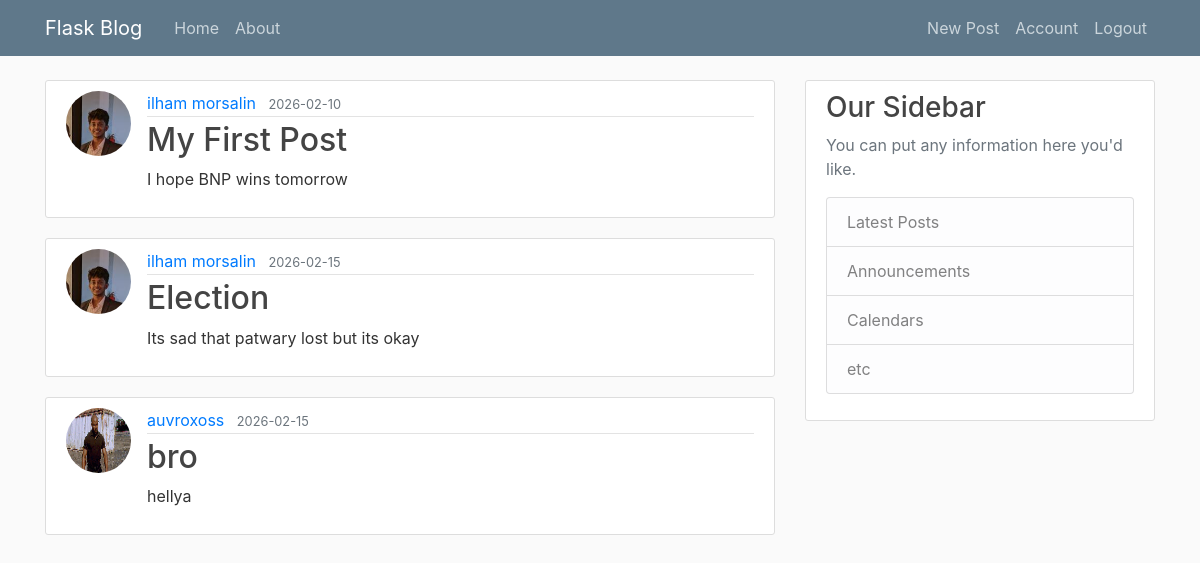
Page / (signed in) on the committed database.
### flaskblog/models.py (models this page shows, shortened)
class Post(db.Model):
    id=db.Column(db.Integer , primary_key=True)
    title = db.Column(db.String(100) , nullable=False)
    date_posted= db.Column(db.DateTime , nullable=False , default=datetime.utcnow)
    content= db.Column(db.Text , nullable = False , )
    user_id= db.Column(db.Integer , db.ForeignKey('user.id') , nullable = False)

class User(db.Model , UserMixin):
    id = db.Column(db.Integer , primary_key=True)
    username = db.Column(db.String(20), unique=True, nullable=False)
    email = db.Column(db.String(120), unique=True, nullable=False)
    image_file = db.Column(db.String(20),nullable=False, default = 'default.jpg' )
    password= db.Column(db.String(60), nullable=False)
    posts= db.relationship('Post' , backref = 'author' , lazy=True)

### flaskblog/routes.py (the view)
@app.route("/")
def home():
    posts= Post.query.all()
    return render_template('home.html',posts=posts)

### flaskblog/models.py (called while the page is built)
@login_manager.user_loader
def load_user(user_id):
    return User.query.get(int(user_id))

### flaskblog/templates/home.html
{% extends "layout.html" %}
{% block content %}
    {% for post in posts %}
        <article class="media content-section">
            <img class="rounded-circle article-img" src="{{ url_for('static' , filename='profile_pics/' + post.author.image_file) }}" >
            <div class="media-body">
                <div class="article-metadata">
                <a class="mr-2" href="#">{{ post.author.username }}</a>
                <small class="text-muted">{{ post.date_posted.strftime('%Y-%m-%d') }}</small>
                </div>
                <h2><a class="article-title" href="{{url_for('post' , post_id=post.id)}}">{{ post.title }}</a></h2>
                <p class="article-content">{{ post.content }}</p>
            </div>
        </article>
    {% endfor %}
{% endblock content %}

### flaskblog/static/main.css (style rules this page uses)
body { background: #fafafa; color: #333333; margin-top: 5rem; }
h1, h2, h3, h4, h5, h6 { color: #444444; }
.content-section { background: #ffffff; padding: 10px 20px; border: 1px solid #dddddd; border-radius: 3px; margin-bottom: 20px; }
.article-title { color: #444444; }
.article-content { white-space: pre-line; }
.article-img { height: 65px; width: 65px; margin-right: 16px; }
.article-metadata { padding-bottom: 1px; margin-bottom: 4px; border-bottom: 1px solid #e3e3e3 }

### rows in the picture
Post: image_file (picture), author.username "ilham morsalin", date_posted "2026-02-10", title "My First Post", content "I hope BNP wins tomorrow"
Post: image_file (picture), author.username "ilham morsalin", date_posted "2026-02-15", title "Election", content "Its sad that patwary lost but its okay"
Post: image_file (picture), author.username "auvroxoss", date_posted "2026-02-15", title "bro", content "hellya"
